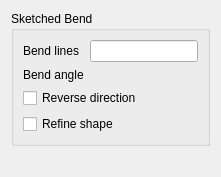
<?xml version="1.0" encoding="UTF-8"?>
<ui version="4.0">
 <class>TaskSketchedBend</class>
 <widget class="QWidget" name="TaskSketchedBend">
  <property name="windowTitle">
   <string>Sketched Bend</string>
  </property>
  <layout class="QVBoxLayout" name="mainLayout">
   <item>
    <widget class="QGroupBox" name="group0">
     <property name="title">
      <string>Sketched Bend</string>
     </property>
     <layout class="QFormLayout" name="layout0">
      <item row="0" column="0">
       <widget class="QLabel" name="label_linesLabel">
        <property name="text">
         <string>Bend lines</string>
        </property>
       </widget>
      </item>
      <item row="0" column="1">
       <widget class="QLineEdit" name="linesLabel">
        <property name="toolTip">
         <string>The sketch with the center lines of the bends</string>
        </property>
        <property name="readOnly">
         <bool>true</bool>
        </property>
       </widget>
      </item>
      <item row="1" column="0">
       <widget class="QLabel" name="label_Angle">
        <property name="text">
         <string>Bend angle</string>
        </property>
       </widget>
      </item>
      <item row="1" column="1">
       <widget class="Gui::QuantitySpinBox" name="Angle">
        <property name="toolTip">
         <string>The angle of the bends</string>
        </property>
        <property name="unit">
         <string>deg</string>
        </property>
       </widget>
      </item>
      <item row="2" column="0" colspan="2">
       <widget class="QCheckBox" name="Reversed">
        <property name="text">
         <string>Reverse direction</string>
        </property>
        <property name="toolTip">
         <string>Bends to the bottom side of the panel</string>
        </property>
       </widget>
      </item>
      <item row="3" column="0" colspan="2">
       <widget class="QCheckBox" name="Refine">
        <property name="text">
         <string>Refine shape</string>
        </property>
        <property name="toolTip">
         <string>Merges faces of the solid that are on the same surface</string>
        </property>
       </widget>
      </item>
     </layout>
    </widget>
   </item>
   <item>
    <widget class="QLabel" name="statusLabel">
     <property name="text">
      <string></string>
     </property>
     <property name="wordWrap">
      <bool>true</bool>
     </property>
    </widget>
   </item>
  </layout>
 </widget>
 <customwidgets>
  <customwidget>
   <class>Gui::QuantitySpinBox</class>
   <extends>QWidget</extends>
   <header>Gui/QuantitySpinBox.h</header>
  </customwidget>
 </customwidgets>
 <resources/>
 <connections/>
</ui>
